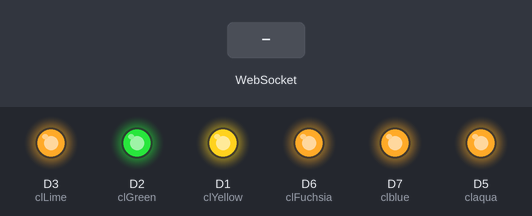
A sketch run on a simulated ESP8266 (NodeMCU). Parts: output pins drawn as LEDs (lit = HIGH). Inputs (shaded band) come from the test bench.

Above: at 1.7 s.
1.8 s: WebSocket text "<back>" received
At 2.7 s:
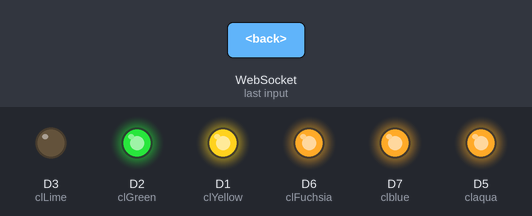
3.3 s: WebSocket text "<front>" received
At 3.9 s:
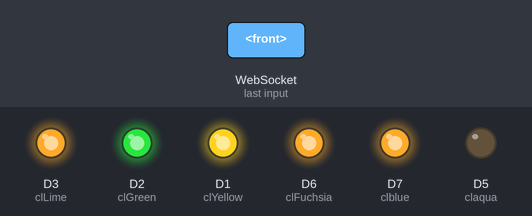
4.8 s: WebSocket text "<aut>" received
At 6.0 s:
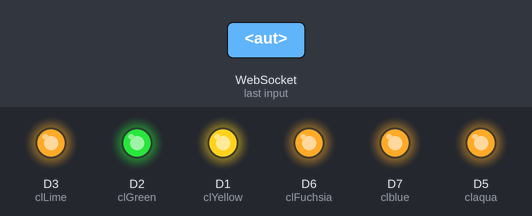
6.3 s: WebSocket text "<main>" received
At 7.4 s:
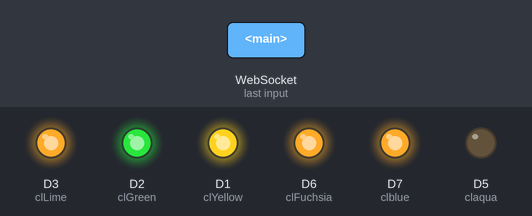
Timing chart, 0 to 8.8 s (numbered marks = the images above; inputs shaded):
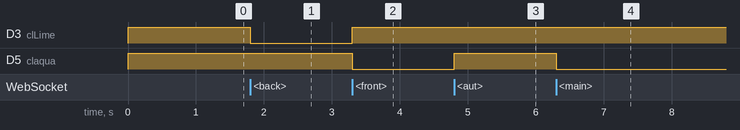

The sketch:

wbsocks.ino
```cpp
#include <ESP8266WiFi.h>
#include <WebSocketsServer.h>
#include <Ticker.h>

#define clYellow D1 // Главный движок
#define clGreen D2

#define clLime D3 // Быстрый ход
#define claqua D5

#define clFuchsia D6 // Медл ход
#define clblue D7

volatile boolean i20, inic, sok, autmain, hodback, hodfront, gradvalan, strt, alstp, chng, porog, ampok;
volatile int ust = 20;
volatile int amp = 0;
byte btnconf; /*alstp, grdval, autmain, hodfront, hodback*/

IPAddress ip_addr;
uint8_t mynum;
WebSocketsServer webSocket = WebSocketsServer(81);
Ticker ticker;
volatile boolean isConn = false;

void ampers(int ss)
{
    amp = round((ss * 1) / 60);
}

void ampot()
{
    static int i;
    static unsigned int otamp, ss, ss0;
    otamp = analogRead(A0);
    ss = ss + otamp + otamp;
    if (i == 0)
    {
        ss = otamp;
        i = i + 1;
    }
    else
    {
        if (i == 20)
        {
            ss = ss + otamp;
            ampers(ss);
            i20 = true;
            ss = 0;
            i = 0;
        }
        else if ((i > 0) && (i < 20))
        {
            ss = ss + otamp + otamp;
            i = i + 1;
        }
    }
}

void Start()
{
    if (strt)
    {
        if (gradvalan)
        {
            digitalWrite(clYellow, LOW);
        }
        if (!(gradvalan))
        {
            digitalWrite(clGreen, LOW);
        }
        ticker.attach_ms(1, ampot);
        i20 = false;
    }
    else if (!(strt))
    {
        digitalWrite(clYellow, HIGH);
        digitalWrite(clGreen, HIGH);
        ticker.detach();
        amp = 0;
        i20 = true;
    }
}

void hod()
{
    digitalWrite(clblue, HIGH);
    digitalWrite(clFuchsia, HIGH);
    digitalWrite(claqua, HIGH);
    digitalWrite(clLime, HIGH);
    if ((alstp) && !(!(hodback) and !(hodfront)))
    {
        if (autmain)
        {
            if (hodback)
            {
                digitalWrite(clLime, LOW);
            }
            else if (hodfront)
            {
                digitalWrite(claqua, LOW);
            }
        }
        else if (!(autmain))
        {
            if ((strt) && (porog))
            {
                if (hodback)
                {
                    digitalWrite(clFuchsia, LOW);
                }
                else if (hodfront)
                {
                    digitalWrite(clblue, LOW);
                }
            }
            else if (!(strt and porog))
            {
                digitalWrite(clblue, HIGH);
                digitalWrite(clFuchsia, HIGH);
            }
        }
    }
    else if (!((alstp) && !(!(hodback) and !(hodfront))))
    {
        digitalWrite(claqua, HIGH);
        digitalWrite(clLime, HIGH);
    }
}

void parser(String str)
{
    if ((str == "<aut>") || (str == "<main>"))
    {
        if (str == "<aut>")
        {
            autmain = false;
        }
        else if (str == "<main>")
        {
            autmain = true;
        };
    };
    if ((str == "<alstp1>") || (str == "<alstp0>"))
    {
        strt = false;
        if (str == "<alstp1>")
        {
            alstp = true;
        }
        else if (str == "<alstp0>")
        {
            alstp = false;
        }
    };
    if ((str == "<back>") || (str == "<not>") || (str == "<front>"))
    {
        if (str == "<back>")
        {
            hodback = true;
            hodfront = false;
        }
        else if (str == "<not>")
        {
            hodback = false;
            hodfront = false;
        }
        else if (str == "<front>")
        {
            hodfront = true;
            hodback = false;
        };
    };
    if ((str == "<left>") || (str == "<right>"))
    {
        strt = false;
        if (str == "<left>")
        {
            gradvalan = false;
        }
        else if (str == "<right>")
        {
            gradvalan = true;
        }
    };
    if ((str == "<start>") && (alstp))
    {
        strt = true;
    };
    if (String(str).substring(0, 4) == String("<ust"))
    {
        ust = (String(str).substring(4)).toInt();
    };
    if (str == "<amp>")
    {
        ampok = true;
    }
    if (str == "<inic>")
    {
        inic = true;
    }
    if (str == "<?ust>")
    {
        webSocket.sendTXT(mynum, "<ust" + String(ust) + ">");
    }
    chng = true;
}

void webSocketEvent(uint8_t num, WStype_t type, uint8_t *payload, size_t length)
{
    switch (type)
    {
    case WStype_DISCONNECTED:
        isConn = false;
        break;
    case WStype_CONNECTED:
        isConn = true;
        mynum = num;
        break;
    case WStype_TEXT:
        String _payload = String((char *)&payload[0]);
        parser(_payload);
        break;
    }
}

void setup()
{
    // put your setup code here, to run once:
    alstp = true;
    autmain = true;
    amp = 0;
    ampok = false;
    i20 = false;
    inic = false;
    pinMode(D1, OUTPUT);
    digitalWrite(D1, HIGH);
    pinMode(D2, OUTPUT);
    digitalWrite(D2, HIGH);
    pinMode(D3, OUTPUT);
    digitalWrite(D3, HIGH);
    pinMode(D5, OUTPUT);
    digitalWrite(D5, HIGH);
    pinMode(D6, OUTPUT);
    digitalWrite(D6, HIGH);
    pinMode(D7, OUTPUT);
    digitalWrite(D7, HIGH);
    delay(500);
    WiFi.mode(WIFI_AP);
    WiFi.softAP("Kanatka_2", "aksjdhfg");
    webSocket.begin();
    webSocket.onEvent(webSocketEvent);
}

void loop()
{
    webSocket.loop();
    if (inic)
    {
        String json = "[";
        if (gradvalan)
        {
            json = json + "true,";
        }
        else
            json = json + "false,";
        if (strt)
        {
            json = json + "true,";
        }
        else
            json = json + "false,";
        if (autmain)
        {
            json = json + "true,";
        }
        else
            json = json + "false,";
        if (alstp)
        {
            json = json + "true,";
        }
        else
            json = json + "false,";
        if (hodback)
        {
            json = json + "true,";
        }
        else
            json = json + "false,";
        if (hodfront)
        {
            json = json + "true]";
        }
        else
            json = json + "false]";
        webSocket.sendTXT(mynum, json);
        inic = false;
    };
    if (i20)
    {
        if (ampok)
        {
            webSocket.sendTXT(mynum, "<" + String(amp) + ">");
            ampok = false;
        }
        if (strt) i20 = false;
    };
    if ((porog == false) && (amp < (ust - 1)))
    {
        porog = true;
        chng = true;
    };
    if ((porog == true) && (amp > (ust)))
    {
        porog = false;
        chng = true;
    };
    if (chng)
    {
        Start();
        hod();
        chng = false;
    };
}
```

Measured:
- after the input at 1.8 s, D3 (clLime): HIGH → LOW at once
- after the input at 3.3 s, D3 (clLime): LOW → HIGH at once; D5 (claqua): HIGH → LOW at once
- after the input at 4.8 s, D5 (claqua): LOW → HIGH at once
- after the input at 6.3 s, D5 (claqua): HIGH → LOW at once
